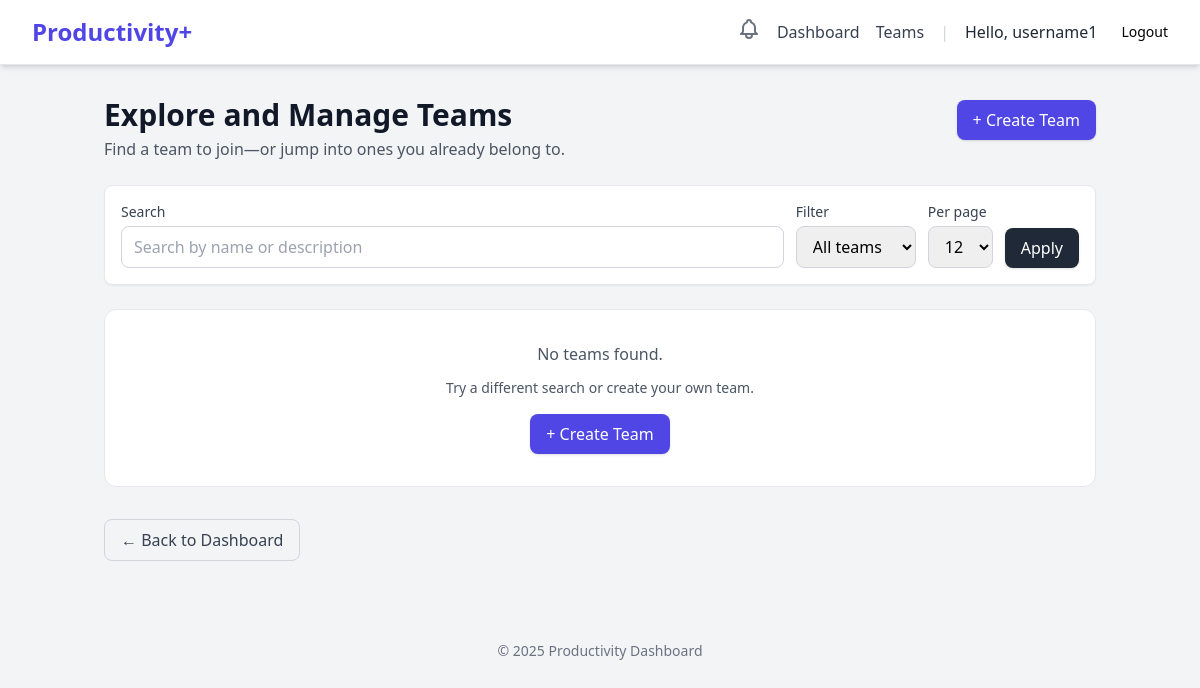
The app's page /teams/ (signed in), older data.
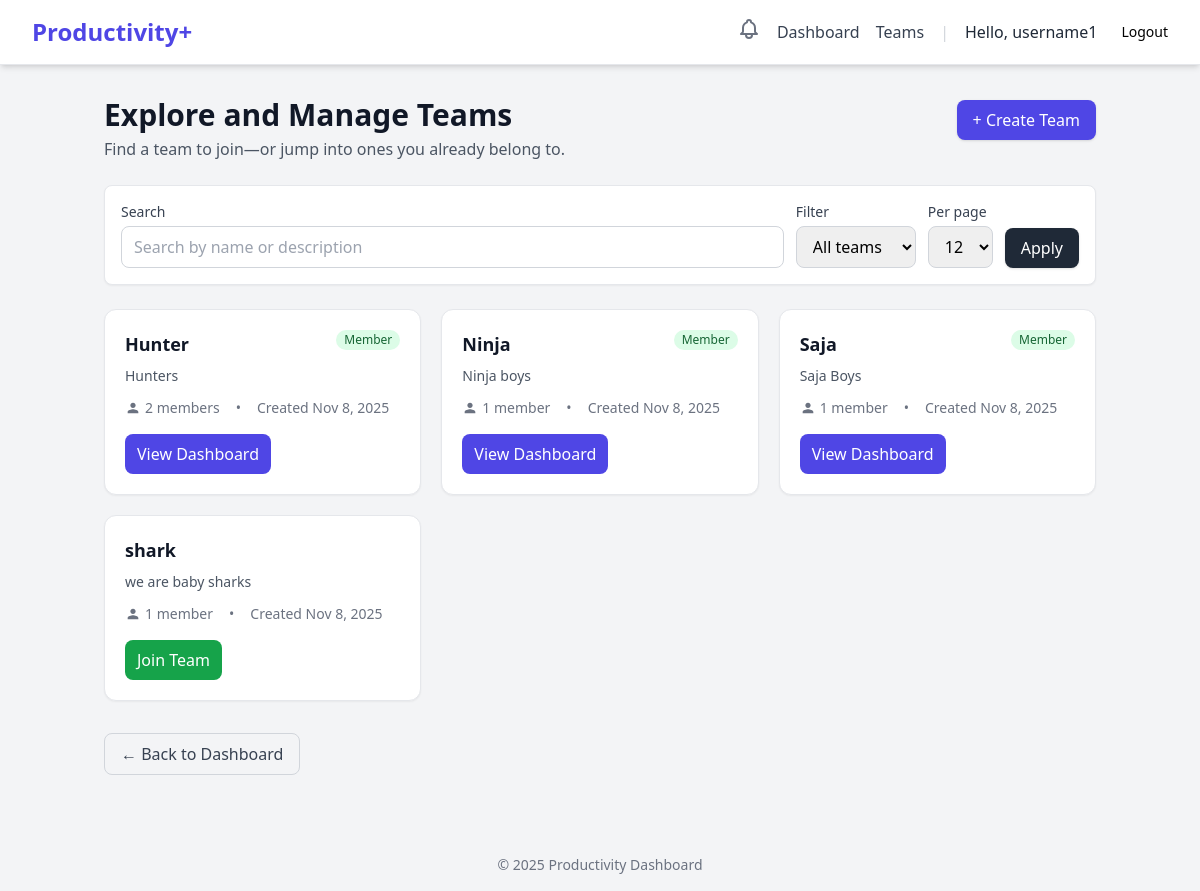
The same page, newer data.
### teams/models.py (models this page shows, shortened)
class Team(models.Model):
    team_name = models.CharField(max_length=255)
    team_desc = models.TextField(blank=True, null=True, help_text="Description")
    members = models.ManyToManyField(
        settings.AUTH_USER_MODEL,
        through='TeamMember',
        related_name='teams'
    )
    created_at = models.DateTimeField(auto_now_add=True)

### teams/views.py (the view)
# urls.py: path('', views.team_list_view, name='team_list'),
@login_required
def team_list_view(request):
    q = (request.GET.get("q") or "").strip()
    filt = request.GET.get("filter", "all")  # all | mine | joinable
    per_page = int(request.GET.get("per_page") or 12)
    is_member_subq = TeamMember.objects.filter(
        team=OuterRef('pk'),
        user=request.user
    )
    teams = (
        Team.objects
        .annotate(
            member_count=Count('members', distinct=True),
            is_member=Exists(is_member_subq)
        )
        .order_by('team_name')
    )
    if q:
        teams = teams.filter(
            Q(team_name__icontains=q) | Q(team_desc__icontains=q)
        )
    if filt == "mine":
        teams = teams.filter(is_member=True)
    elif filt == "joinable":
        teams = teams.filter(is_member=False)
    paginator = Paginator(teams, per_page)
    page_number = request.GET.get("page")
    page_obj = paginator.get_page(page_number)
    context = {
        "page_title": "Explore and Manage Teams",
        "page_obj": page_obj,
        "q": q,
        "filter": filt,
        "per_page_options": [12, 24, 48],
    }
    return render(request, "teams/team_list.html", context)

### users/context_processors.py (called while the page is built)
def unread_notifications(request):
    if request.user.is_authenticated:
        notifications = Notification.objects.filter(
            user=request.user,
            is_read=False
        )
        return {
            'unread_notifications': notifications,
            'unread_notification_count': notifications.count()
        }
    return {}

### templates/teams/team_list.html (shortened to what the changed rows need)
{% extends "base.html" %}
{% block content %}
<div class="max-w-5xl mx-auto py-8 px-4">
  <div class="flex items-baseline justify-between gap-4 mb-6">
    <div>
      <h1 class="text-3xl font-bold text-gray-900">{{ page_title }}</h1>
    </div>
  </div>
  {% if page_obj.object_list %}
    <div class="grid grid-cols-1 sm:grid-cols-2 lg:grid-cols-3 gap-5">
      {% for team in page_obj.object_list %}
        <div class="bg-white border border-gray-200 rounded-xl p-5 shadow-sm hover:shadow-md transition">
          <div class="flex items-start justify-between gap-3">
            <h3 class="text-lg font-semibold text-gray-900">{{ team.team_name }}</h3>
            {% if team.is_member %}
              <span class="inline-flex items-center px-2 py-0.5 text-xs font-medium rounded-full bg-green-100 text-green-800">
                Member
              </span>
            {% endif %}
          </div>
          <p class="text-sm text-gray-600 mt-2">
            {{ team.team_desc|default:"No description provided." }}
          </p>
          <div class="flex items-center gap-4 mt-3 text-sm text-gray-500">
            <span class="inline-flex items-center gap-1">
              <svg xmlns="http://www.w3.org/2000/svg" class="h-4 w-4" viewBox="0 0 24 24" fill="currentColor"><path d="M12 12c2.21 0 4-1.79 4-4S14.21 4 12 4 8 5.79 8 8s1.79 4 4 4zm0 2c-2.67 0-8 1.34-8 4v2h16v-2c0-2.66-5.33-4-8-4z"/></svg>
              {{ team.member_count }} member{% if team.member_count != 1 %}s{% endif %}
            </span>
            <span>•</span>
            <span>Created {{ team.created_at|date:"M j, Y" }}</span>
          </div>
          <div class="mt-4 flex gap-2">
            {% if team.is_member %}
              <a href="{% url 'teams:team_dashboard' team_id=team.id %}"
                 class="inline-flex items-center justify-center px-3 py-2 rounded-lg bg-indigo-600 text-white font-medium hover:bg-indigo-700">
                View Dashboard
              </a>
            {% else %}
              <a href="{% url 'teams:team_join' team_id=team.id %}"
                 class="inline-flex items-center justify-center px-3 py-2 rounded-lg bg-green-600 text-white font-medium hover:bg-green-700">
                Join Team
              </a>
            {% endif %}
          </div>
        </div>
      {% endfor %}
    </div>
  {% else %}
    <div class="bg-white border border-gray-200 rounded-xl p-8 text-center text-gray-600">
      <p class="mb-3">No teams found.</p>
      <p class="text-sm">Try a different search or create your own team.</p>
      <a href="{% url 'teams:team_create' %}"
         class="mt-4 inline-flex items-center px-4 py-2 rounded-lg bg-indigo-600 text-white font-medium shadow hover:bg-indigo-700">
        + Create Team
      </a>
    </div>
  {% endif %}
</div>
{% endblock %}

Row changes from the older to the newer data that the page shows:
added Team: team_name "Hunter", shows "Member", team_desc "Hunters", member_count "2", created_at "Nov 8, 2025", shows "View Dashboard"
added Team: team_name "Ninja", shows "Member", team_desc "Ninja boys", member_count "1", created_at "Nov 8, 2025", shows "View Dashboard"
added Team: team_name "Saja", shows "Member", team_desc "Saja Boys", member_count "1", created_at "Nov 8, 2025", shows "View Dashboard"
added Team: team_name "shark", team_desc "we are baby sharks", member_count "1", created_at "Nov 8, 2025", shows "Join Team"
Text that changed along with them:
text no longer shown: "No teams found. Try a different search or create your own team. + Create Team"
